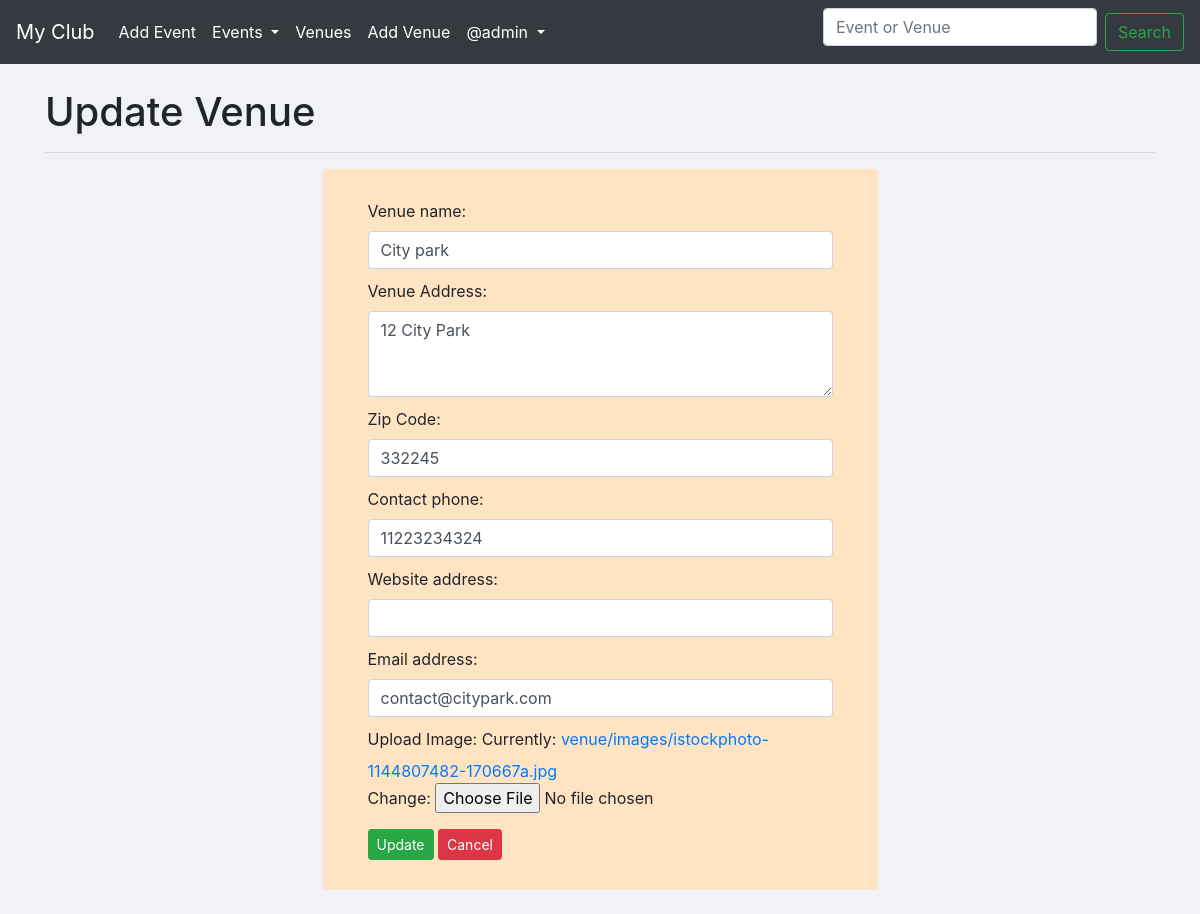
The page /update-venue/venuid-9/ (signed in) on the database its author committed.
### events/models.py (models this page shows, shortened)
class Venue(models.Model):
	name = models.CharField(verbose_name='Venue name', max_length=120)
	address = models.CharField(max_length=300)
	zip_code = models.CharField('Zip Code',max_length=10,blank=True)
	phone = models.CharField('Contact phone',max_length=15,blank=True)
	web = models.URLField('Website address', blank=True)
	email = models.EmailField('Email address',blank=True)
	owner = models.PositiveIntegerField(verbose_name='Venue Owner', blank=False, default=1)
	book = models.BooleanField(default=False, blank=True)
	images = models.ImageField(upload_to='venue/images/',verbose_name='Upload Image')

### events/views.py (the view)
# urls.py: path('update-venue/venuid-<venue_id>/', views.update_venue, name='update-venue'),
def update_venue(request, venue_id):
	if request.user.is_authenticated:
		venue = Venue.objects.get(pk=venue_id)
		form = VenueForm(request.POST or None, request.FILES or None ,instance=venue)
		if form.is_valid():
			form.save()
			return redirect('list-venue')
		return render(request, 'events/update_venue.html',{'venue':venue,'form':form})
	else:
		return redirect('login')

### events/forms.py
class VenueForm(ModelForm):
	class Meta:
		model = Venue
		fields = ('name','address','zip_code','phone','web','email','images')
		labels = {
			'address': "Venue Address"
		}
		widgets = {
			'name': forms.TextInput(attrs={'class':'form-control'}),
			'address': forms.Textarea(attrs={'class':'form-control input-lg','rows':'3'}),
			'zip_code': forms.TextInput(attrs={'class':'form-control'}),
			'phone': forms.TextInput(attrs={'class':'form-control'}),
			'web': forms.TextInput(attrs={'class':'form-control'}),
			'email': forms.TextInput(attrs={'class':'form-control'}),
		}

### events/templates/events/update_venue.html (shortened to what this page needs)
{% extends 'events/base.html' %}
    {% block content %}
    <h1>Update Venue</h1><hr>
        <div id=""  style="background-color:bisque;" class="col-lg-6 offset-lg-3">
      <form action="" method="POST" style="padding:30px;" enctype="multipart/form-data">
        <div class='form-group'>
          {{form.label_tag}} {{form|capfirst}}
        </div>
          <input type="submit" value="Update" class="btn btn-success btn-sm"> <span class="btn btn-danger btn-sm"> <a href="{% url 'list-venue' %}" style="color:white !important; text-decoration: none;">Cancel</a></span>
      </form>
        </div><br>
    {% endblock content %}

### events/templates/events/navbar.html (shortened to what this page needs)
<nav class="navbar navbar-expand-lg navbar-dark bg-dark">
  <a class="navbar-brand" href="{% url 'home' %}">My Club</a>
  <div class="collapse navbar-collapse" id="navbarSupportedContent">
    <ul class="navbar-nav mr-auto">
      {% if request.user.is_authenticated %}
      <li class="nav-item active">
        <a class="nav-link" href="{% url 'add-event' %}">Add Event</a>
      </li>
      {% endif %}
      <li class="nav-item dropdown active">
        <a class="nav-link dropdown-toggle" href="#" id="navbarDropdown" role="button" data-toggle="dropdown" aria-haspopup="true" aria-expanded="false">
          Events
        </a>
      </li>
      <li class="nav-item active">
        <a class="nav-link" href="{% url 'list-venue' %}">Venues</a>
      </li>
      {% if request.user.is_authenticated %}
      <li class="nav-item active">
        <a class="nav-link" href="{% url 'add-venue' %}">Add Venue</a>
      </li>
      {% endif %}
      {% if request.user.is_authenticated %}
      <li class="nav-item dropdown active">
        <a class="nav-link dropdown-toggle" href="#" id="navbarDropdown" role="button" data-toggle="dropdown" aria-haspopup="true" aria-expanded="false">
          @{{user}}
        </a>
      </li>
      {% endif %}
    </ul>
    <form class="form-inline my-2 my-lg-0" method="POST" action="{% url 'searchany' %}">
      <input class="form-control mr-sm-2" type="search" name="searched" placeholder="Event or Venue" aria-label="Search">
      <input class="btn btn-outline-success my-2 my-sm-0" type="submit" value="Search">
    </form>
  </div>
</nav>

### events/templates/events/base.html (style rules this page uses)
body { background-color: #f0f2f5; }
.form-control { margin-bottom: 10px !important; }

### rows shown on the page
Venue: name "City park", address "12 City Park", zip_code "332245", phone "11223234324", email "contact@citypark.com"

### other values the page prints
{{ user }} "admin"
